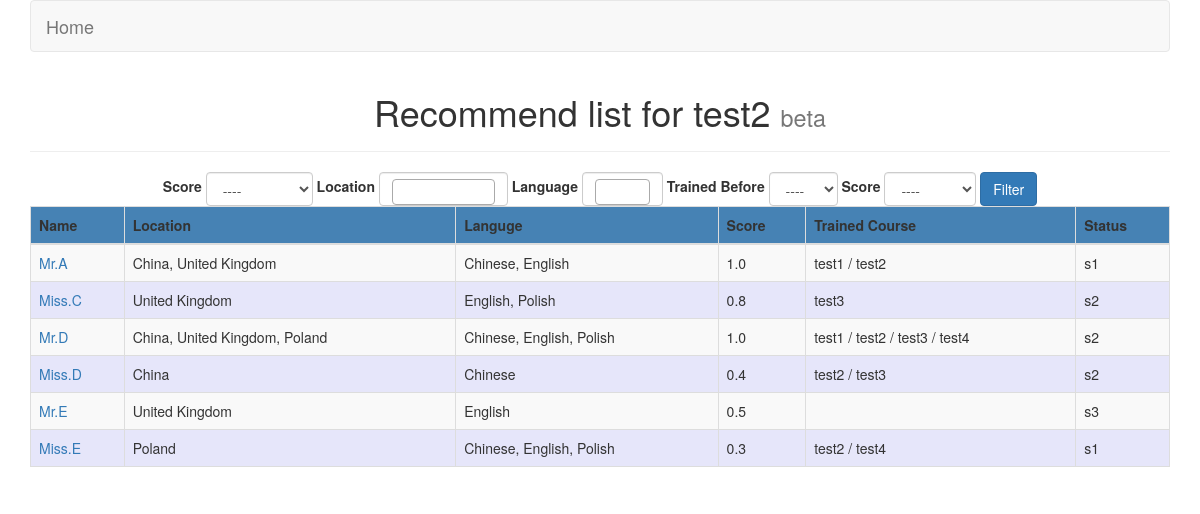
Page /clist/2/ on the committed database.
### CRlist/models.py (models this page shows, shortened)
class Course(models.Model):
    courseid = models.CharField(max_length=30)
    title = models.CharField(max_length=100)
    cate = models.CharField(max_length=30)
    overview = models.CharField(max_length=300)

class Trainer(models.Model):
    fn = models.CharField(max_length=20)
    ln = models.CharField(max_length=20)
    location = MultiSelectField(choices=location_list)
    language = MultiSelectField(choices=language_list)
    score = models.FloatField(max_length=2,blank=True)
    status = models.CharField(max_length=10,choices=status_list)
    email = models.EmailField(max_length=100,blank=True)
    skype = models.CharField(max_length=30,blank=True)
    cv = models.FileField(upload_to='./upload/',blank=True)
    comments = models.TextField(blank=True)
    trained_course = models.ManyToManyField(Course,blank=True)

### CRlist/views.py (the view)
# urls.py: url(r'^clist/(?P<cid>\d)/$',v1.clist),
def clist(req, cid):
    if req.method == 'POST':
        ff = FilterF(req.POST)
        if ff.is_valid():
            fdata = ff.cleaned_data
            result = Trainer.objects.all()
            title = Course.objects.filter(id=cid)[0]
            if fdata['score']:
                result = result.filter(Q(score__gte=float(fdata['score'])))
            if fdata['location']:
                for fc in fdata['location']:
                    result = result.filter(Q(location__contains=fc))
            if fdata['language']:
                for fc in fdata['language']:
                    result = result.filter(Q(language__contains=fc))
            if fdata['status']:
                result = result.filter(Q(status=fdata['status']))
            flist = [a for a in result]
            '''
            if fdata['trained']:
                #result = result.filter(Q(trained_course__contains=title))
                for i in result:
                    if title in i.trained_course.all():
                        #print '!'
                        result = result.delete(i)
            '''
            list = Course_list.objects.filter(course_id__exact=cid)
            tlist = []
            if list:
                cl1 = list[0].clist.split(',')
                title = Course.objects.filter(id=cid)[0]
                for tid in cl1:
                    a = Trainer.objects.filter(id=int(tid))
                    tlist += a
            l1 =[]
            l2 =[]
            for tr in tlist:
                if tr not in flist:
                    l2.append(tr)
                elif not fdata['trained']:
                    l1.append(tr)
                else:
                    if title in tr.trained_course.all():
                        l1.append(tr)
                    else:
                        l2.append(tr)
        return render_to_response('CRlist.html',{'tlist':l1,'flist':l2,'ff':ff,'title':title})
    else:
        ff = FilterF()
        list = Course_list.objects.filter(course_id__exact=cid)
        if list:
            cl1 =  list[0].clist.split(',')
            tlist =[]
            title = Course.objects.filter(id=cid)[0]
            for tid in cl1:
                a = Trainer.objects.filter(id=int(tid))
                tlist += a
            return render_to_response('CRlist.html',{'tlist':tlist,'title':title,'ff':ff})
        else:
            return HttpResponse('No list for %s generated!'%cid)

### CRlist/views.py
class FilterF(forms.Form):
    score = forms.ChoiceField(label='score',choices=score_list,required=False)
    location = forms.MultipleChoiceField(label='location',choices=location_list,required=False)
    language = forms.MultipleChoiceField(label='language',choices=language_list,required=False)
    trained = forms.ChoiceField(label='trained course before',choices=trained_list,required=False)
    status = forms.ChoiceField(label='status',choices=status_list,required=False)

### CRlist/templates/CRlist.html (shortened to what this page needs)
<!DOCTYPE html>
<html lang="en">
<head>
    <link rel="stylesheet" href="../../static/css/bootstrap.css">
    <link rel="stylesheet" href="../../static/css/multiple-select.css">
</head>
<body>
<div class="container">
	<div class="row clearfix">
		<div class="col-md-12 column">
			<nav class="navbar navbar-default" role="navigation">
				<div class="navbar-header">
					<a class="navbar-brand" href="../../index/">Home</a>
				</div>
				<div class="collapse navbar-collapse" id="bs-example-navbar-collapse-1">
				</div>
			</nav>
			<div class="page-header" align="center">
				<h1>
					Recommend list for {{ title.courseid }} <small>beta</small>
				</h1>
			</div>
		</div>
	</div>
</div>
<div class="container">
	<div class="row clearfix">
		<div class="col-md-12 column">
            <form method="post" role="form" class="form-inline" align="center">
                <label for="score_select">Score</label>
                <select id="score_select" class="form-control selectpicker" data-live-search="true" name="score">
                    {% for a in ff.score %}
                        <p> {{ a }} </p>
                    {% endfor %}
                </select>
                <label for="location_select">Location</label>
                <label for="language_select">Language</label>
                <label for="tc_select">Trained Before</label>
                <select id="tc_select" class="form-control selectpicker" data-live-search="true" name="trained">
                    {% for a in ff.trained %}
                        <p> {{ a }} </p>
                    {% endfor %}
                </select>
                <label for="status_select">Score</label>
                <select id="status_select" class="form-control selectpicker" data-live-search="true" name="status">
                    {% for a in ff.status %}
                        <p> {{ a }} </p>
                    {% endfor %}
                </select>
                <button type="submit" class="btn btn-primary btn-large">Filter</button>
			</form>
			<table class="table table-hover table-striped table-bordered">
				<thead >
					<tr bgcolor="#4682b4">
						<th>
							Name
						</th>
						<th>
                            Location
						</th>
						<th>
							Languge
						</th>
						<th>
							Score
						</th>
                        <th>
							Trained Course
						</th>
                        <th>
							Status
						</th>
					</tr>
				</thead>
				<tbody>
                {% for tr in tlist %}
					<tr bgcolor='{% cycle "#f8f8ff" "#e6e6fa" %}'>
						<td><a href='http://127.0.0.1:8000/tpage/{{ tr.id }}'>{{ tr.ln }}.{{ tr.fn }}</a></td>
                        <td>{{ tr.location }} </td>
                        <td>{{ tr.language }}</td>
                        <td>{{ tr.score }}</td>
                        <td>
                            {% for cs in tr.trained_course.all %}
                            {% if not forloop.first %}
                                /
                            {% endif %}
                            {{ cs.courseid }}
                            {% endfor %}
                        </td>
                        <td>{{ tr.status }}</td>
					</tr>
                {% endfor %}
				</tbody>
			</table>
		</div>
	</div>
</div>
</body>
</html>

### rows in the picture
Course: courseid "test2"
Trainer: ln "Mr", fn "A", location "China, United Kingdom", language "Chinese, English", score "1.0", status "s1"
Course: courseid "test1"
Trainer: ln "Miss", fn "C", location "United Kingdom", language "English, Polish", score "0.8", status "s2"
Course: courseid "test3"
Trainer: ln "Mr", fn "D", location "China, United Kingdom, Poland", language "Chinese, English, Polish", score "1.0", status "s2"
Course: courseid "test4"
Trainer: ln "Miss", fn "D", location "China", language "Chinese", score "0.4", status "s2"
Trainer: ln "Mr", fn "E", location "United Kingdom", language "English", score "0.5", status "s3"
Trainer: ln "Miss", fn "E", location "Poland", language "Chinese, English, Polish", score "0.3", status "s1"

### other values in the picture
form field score "----"
form field trained "----"
form field status "----"
